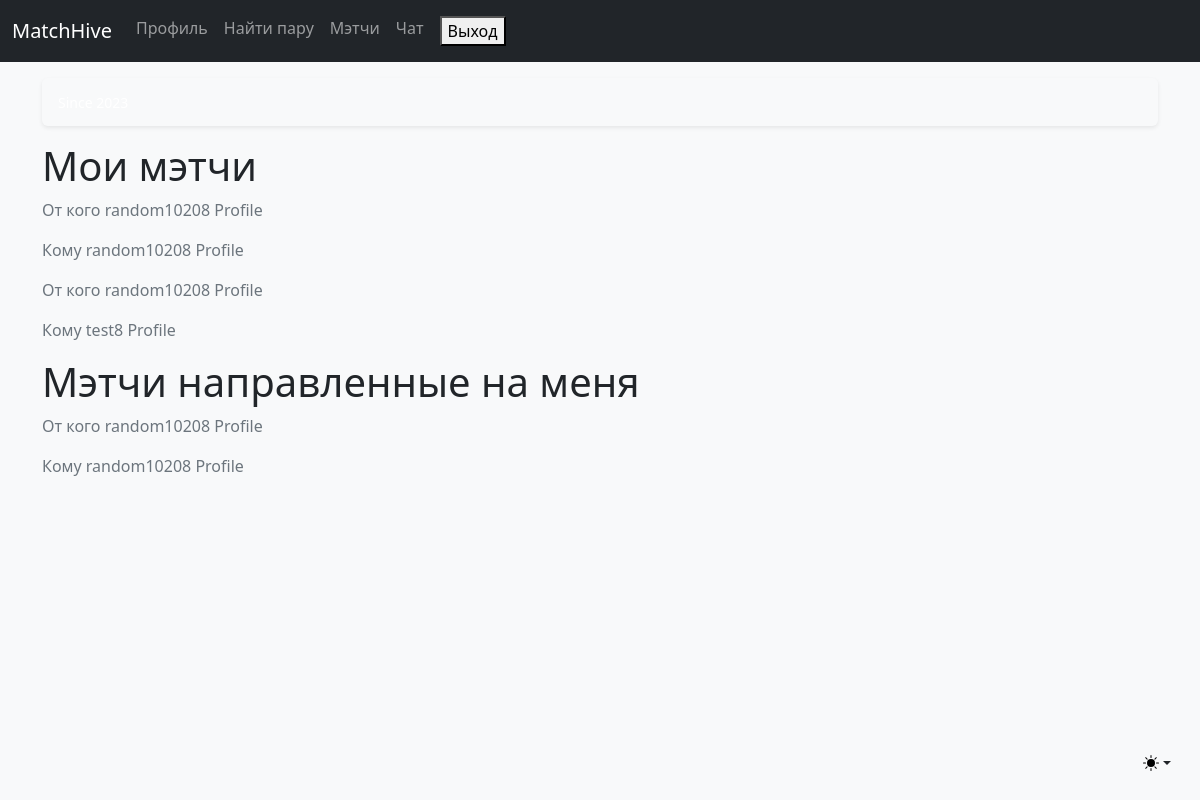
Page /hive/match (signed in) on the earlier database version.
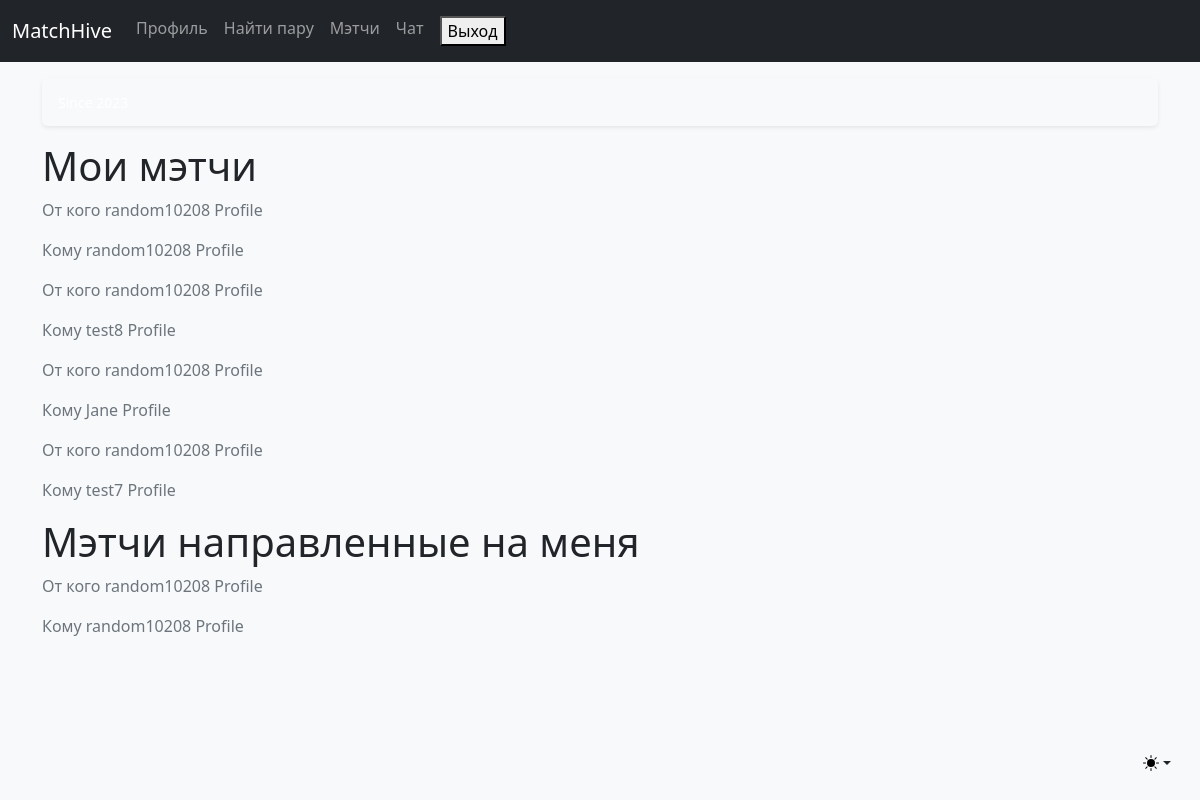
Same page on the later database version.
### users/models.py (models this page shows, shortened)
class Friendship(models.Model):
    from_friend = models.ForeignKey(Profile, blank=True, on_delete=models.CASCADE, related_name="from_friends",)
    to_friend = models.ForeignKey(Profile, blank=True,on_delete=models.CASCADE,related_name="friends",)

class Profile(models.Model):
    user = models.OneToOneField(User, on_delete=models.CASCADE)
    firstname = models.CharField(max_length=200, db_index=True,)
    lastname = models.CharField(max_length=200)
    gender = models.CharField(max_length=200, choices=GENDER_CHOICES, default='Мужчина')
    image = models.ImageField(default='default.jpg', upload_to='profile_pics')
    image2 = models.ImageField(default='default2.jpg')
    def __str__(self):
        return f'{self.user.username} Profile'

### users/views.py (the view)
# urls.py: path('match', user_views.match, name='match'),
def match(request):
    instance = request.user.profile
    matches = Friendship.objects.filter(from_friend=instance)
    matches_to_me = Friendship.objects.filter(to_friend=instance)
    return render(request, 'users/match.html', {'matches': matches, 'matches_to_me': matches_to_me})

### users/templates/users/match.html (shortened to what this page needs)
{% extends "users/base.html" %}
{% block content %}
<h1>Мои мэтчи</h1>
    {% for match in matches %}
        <div class="media">
			<p class="text-secondary">От кого {{ match.from_friend }}</p>
			<p class="text-secondary">Кому {{ match.to_friend }}</p>
        </div>
    {% endfor %}
<h1>Мэтчи направленные на меня</h1>
{% for el in matches_to_me %}
        <div class="media">
			<p class="text-secondary">От кого {{ el.from_friend }}</p>
			<p class="text-secondary">Кому {{ el.to_friend }}</p>
        </div>
    {% endfor %}
{% endblock content %}

Differences in the rows shown:
added Friendship: from_friend "random10208 Profile", to_friend "Jane Profile", shown under "Мои мэтчи"
added Friendship: from_friend "random10208 Profile", to_friend "test7 Profile", shown under "Мои мэтчи"
